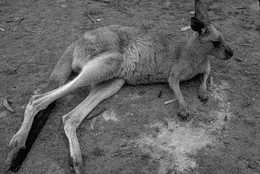
%> input picture Stevens Institute of Technology/3D Vision/canny-edge/kangaroo.pgm, 260 x 174 px, shrunk from 481 x 321 before the run
$ octave CannyEdge.m   (GNU Octave 9; MATLAB toolbox functions it lacks are replaced by stand-ins)
%> lines starting %> are read from the running program, lines starting %| are printed output that depends on the picture


tic


%% Initialization Section

clear
clc
close all

object{1}.filename = 'kangaroo.pgm';
object{2}.filename = 'plane.pgm';
object{3}.filename = 'red.pgm';

for i = 1:3
    object{i}.image = imread (object{i}.filename);
end

sobel_filter_x = [1 2 1]' * [-1 0 1];
sobel_filter_y = [1 0 -1]' * [1 2 1];


%% Problem 1 - Part 1

figure; k = 1;

for i = 1:3
%> this loop made 3 passes; what is shown inside it comes from the first
    im = object{i}.image;
%> im is the input picture: size 174x260 uint8; min 0, max 252, mean 99.5
    for sigma = [1 3 5 7]
        window_size = 6*sigma + 1;
        GF = gausianFilter (window_size, sigma);
        imG = applyFilter (im, GF);
        subplot (3,4,k);
        imshow(imG,[]);
        title (['win = ' num2str(window_size) ...
            '      ,σ = ' num2str(sigma)]);
        k = k + 1;
    end
%> after the loop, k = 5
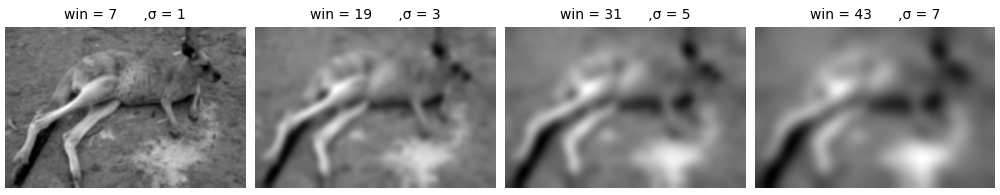
%> figure redrawn from the program's plot data, 4 panels
%> this loop made 3 passes; what is shown inside it comes from the first
end
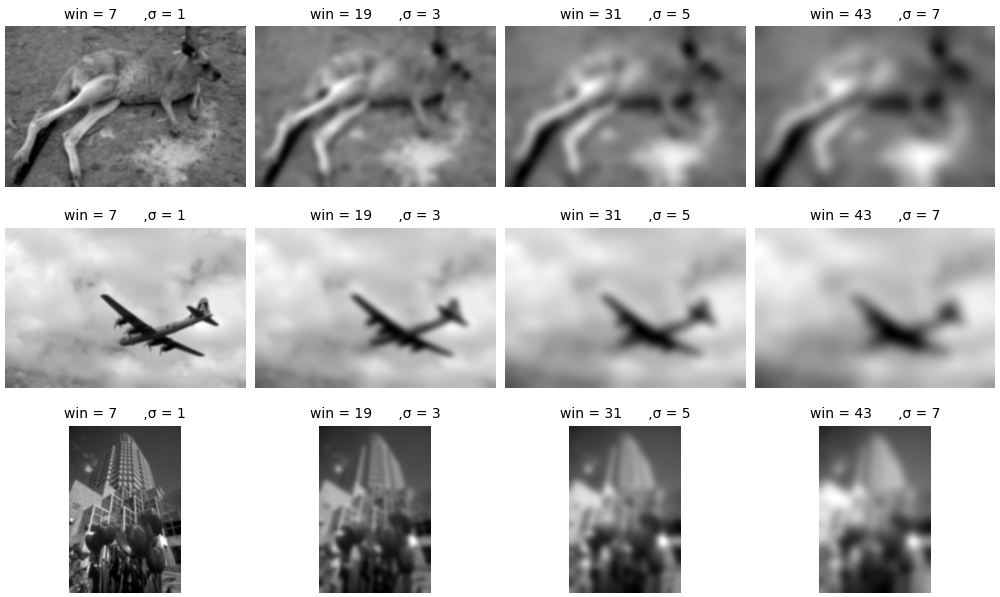
%> figure redrawn from the program's plot data, 12 panels


object{1}.sigma = 1;
object{2}.sigma = 1;
object{3}.sigma = 1;

object{1}.w = 6 * object{1}.sigma + 1;
object{2}.w = 6 * object{2}.sigma + 1;
object{3}.w = 6 * object{2}.sigma + 1;


%% Problem 1 - Part 2

object{1}.high_treshhold = 0.124;
object{2}.high_treshhold = 0.024;
object{3}.high_treshhold = 0.113;

object{1}.low_treshhold = 0.4 * object{1}.high_treshhold;
object{2}.low_treshhold = 0.4 * object{2}.high_treshhold;
object{3}.low_treshhold = 0.4 * object{3}.high_treshhold;

figure;

for n = 1:3

    GF = gausianFilter (object{n}.w, object{n}.sigma);
%> GF = [1.97e-05 0.000239 0.00107 0.00177 0.00107 0.000239 1.97e-05; 0.000239 0.00292 0.0131 0.0216 0.0131 0.00292 0.000239; 0.00107 0.0131 0.0586 0.0966 0.0586 0.0131 0.00107; 0.00177 0.0216 0.0966 0.159 0.0966 0.0216 0.00177; 0.00107 0.0131 0.0586 0.0966 0.0586 0.0131 0.00107; 0.000239 0.00292 0.0131 0.0216 0.0131 0.00292 0.000239; 1.97e-05 0.000239 0.00107 0.00177 0.00107 0.000239 1.97e-05]
    Sx = convFilters (sobel_filter_x, GF);
%> in convFilters, `[H2, W2] = size(F2);`: H2 = 7
%> in convFilters, `CF = applyFilter (F11, F2, 'black');`: CF = [-0.0034 -0.0149 -0.0217 -4.34e-19 0.0217 0.0149 0.0034; -0.0191 -0.0842 -0.122 -8.89e-18 0.122 0.0842 0.0191; -0.0506 -0.223 -0.323 -3.47e-18 0.323 0.223 0.0506; -0.0692 -0.305 -0.442 2.78e-17 0.442 0.305 0.0692; -0.0506 -0.223 -0.323 0 0.323 0.223 0.0506; -0.0191 -0.0842 -0.122 6.94e-18 0.122 0.0842 0.0191; -0.0034 -0.0149 -0.0217 0 0.0217 0.0149 0.0034]
%> Sx has the same summary as CF in convFilters
    Gx = applyFilter (object{n}.image, Sx);
%> in applyFilter (call 6), `filter_size = size (filter);`: filter_size = [7 7]
%> call 6 of addEdges, with size_ = [7 7], type = 'symmetric'
%> in addEdges (call 6), `h = floor (size_./2);`: h = [3 3]
%> in addEdges (call 6), `[H, W] = size (image);`: H = 174; W = 260
%> in addEdges (call 6), `converted_image = zeros (H+2.*h(1), W+2.*h(2));`: converted_image: size 180x266 double; every value is 0
%> in addEdges (call 6), `converted_image (:,1:h(2)) = fliplr(converted_image(:,h(2)+1:2*h(2)));`:
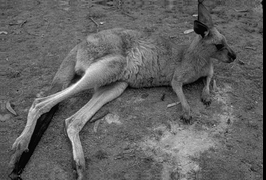
%> converted_image: size 180x266 double; min 0, max 252, mean 98
%> in applyFilter (call 6), `[H, W] = size (image);`: H = 174; W = 260
%> in applyFilter (call 6), `[h, w] = size (filter);`: h = 7
%> in applyFilter (call 6), `h = floor(h/2);`: h = 3
%> after the loop in applyFilter (call 6), `for i = 1:H`:
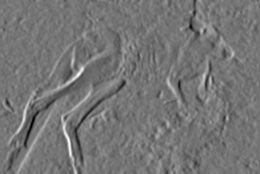
%> converted_iamge: size 174x260 double; min -309.7, max 361.4, mean 0.1; drawn with min black and max white
    Sy = convFilters (sobel_filter_y, GF);
%> Sy = [0.0034 0.0191 0.0506 0.0692 0.0506 0.0191 0.0034; 0.0149 0.0842 0.223 0.305 0.223 0.0842 0.0149; 0.0217 0.122 0.323 0.442 0.323 0.122 0.0217; 0 0 0 0 0 0 0; -0.0217 -0.122 -0.323 -0.442 -0.323 -0.122 -0.0217; -0.0149 -0.0842 -0.223 -0.305 -0.223 -0.0842 -0.0149; -0.0034 -0.0191 -0.0506 -0.0692 -0.0506 -0.0191 -0.0034]
    Gy = applyFilter (object{n}.image, Sy);
%> in applyFilter (call 8), `[H, W] = size (image);`: H = 174; W = 260
%> in applyFilter (call 8), `[h, w] = size (filter);`: h = 7
%> in applyFilter (call 8), `h = floor(h/2);`: h = 3
%> after the loop in applyFilter (call 8), `for i = 1:H`:
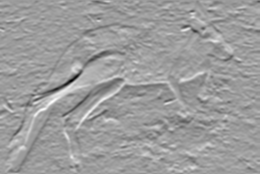
%> converted_iamge: size 174x260 double; min -393.9, max 246.4, mean -0.1; drawn with min black and max white
    G = hypot (Gx, Gy);
    G = G ./ max(G(:));
    object{n}.G = G;
%     prctile (G(:),70)
    GL = G;
    GL (or (GL < object{n}.low_treshhold, GL >= object{n}.high_treshhold)) = 0;
    object{n}.G_low = GL;
    G (G < object{n}.high_treshhold) = 0;
    object{n}.G_high = G;
    object{n}.Ga = atan2 (Gx, Gy);
    subplot (1,3,n);
    imshow (object{n}.G_high, []);

end

% figure;  imshow(object{3}.Ga,[]);


%%

figure;

for n = 1:3
%> this loop made 3 passes; what is shown inside it comes from the first

    image = object{n}.image;
    [H, W] = size (image);
%> H = 174; W = 260
    G = object{n}.G_high;
    Ga = object{n}.Ga ./ pi * 8;
    canny = zeros (H, W);

    for i = 2:H-1
        for j = 2:W-1

            if or( and(Ga(i,j)>=-5, Ga(i,j)<-3), and(Ga(i,j)>=3, Ga(i,j)<5))
                if and(and(G(i,j)>=G(i-1,j), G(i,j)>=G(i+1,j)), G(i,j) ~=0)
                    canny(i,j) = 1;
                end

            elseif or( and(Ga(i,j)>=-1, Ga(i,j)<1), or(Ga(i,j)>=7, Ga(i,j)<-7))
                if and(and(G(i,j)>=G(i,j-1), G(i,j)>=G(i,j+1)), G(i,j) ~=0)
                    canny(i,j) = 1;
                end

            elseif or( and(Ga(i,j)>=-7, Ga(i,j)<-5), and(Ga(i,j)>=1, Ga(i,j)<3))
                if and(and(G(i,j)>=G(i-1,j+1), G(i,j)>=G(i+1,j-1)), G(i,j) ~=0)
                    canny(i,j) = 1;
                end


            elseif or( and(Ga(i,j)>=-3, Ga(i,j)<-1), and(Ga(i,j)>=5, Ga(i,j)<7))
                if and(and(G(i,j)>=G(i-1,j-1), G(i,j)>=G(i+1,j+1)), G(i,j) ~=0)
                    canny(i,j) = 1;
                end

            end
        end
    end
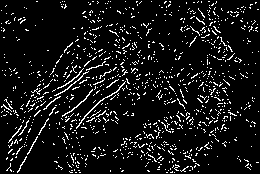
%> canny: size 174x260 double; values 0 (black) and 1 (white), 8.4% white in thin lines or dots

    object{n}.canny = canny;
    subplot (2,3,n);
    imshow(canny);
    subplot (2,3,n+3);
    imshow(edge(image,'canny'))
end
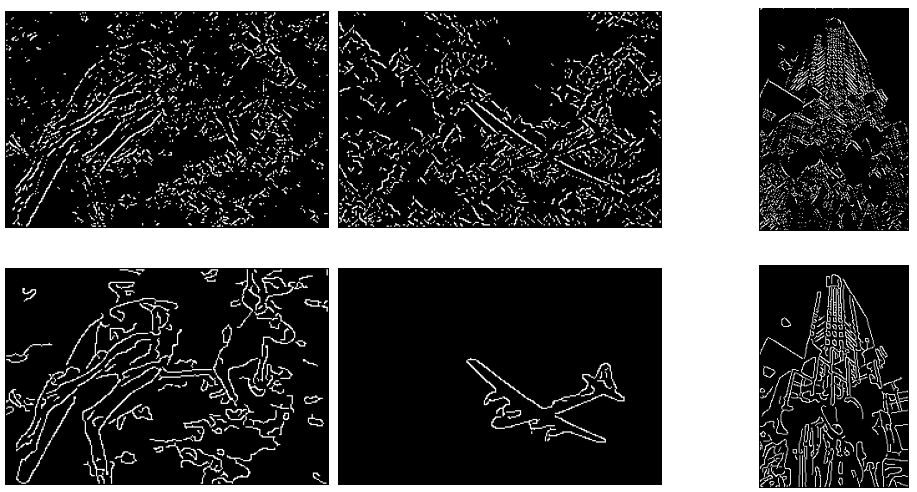
%> figure redrawn from the program's plot data, 6 panels


toc


%% Function Section


% This function produces gaussian filter in given size and sigma
% It's zero mean gaussian distribution
function GF = gausianFilter (window_size_, sigma_)

    if nargin < 2
        sigma_ = 1;
    end

    half_size_ = floor (window_size_./2);

    GF = zeros (window_size_);
    for i = 1:window_size_
        for j = 1:window_size_
            GF(i,j) = exp (-((i-half_size_-1).^2+(j-half_size_-1).^2)./(2.*sigma_.^2)) ...
                ./ (2 .* pi .* sigma_.^2);
        end
    end

    GF = GF ./ sum(GF(:));
end


% This fucntion add edges to the image
% Input arguments are image, edge size, and edge type
% Edge types are black, cirdular, replicate, and symmetric
% Default edge is symmetric

function converted_image = addEdges (image, size_, type)

    if nargin < 3
        type = 'symmetric';
    end

    h = floor (size_./2);
    if size(h,2) == 1
        h(2) = h(1);
    end
    [H, W] = size (image);

    converted_image = zeros (H+2.*h(1), W+2.*h(2));
    converted_image (h(1)+1:H+h(1),h(2)+1:W+h(2)) = image;

    switch lower(type)
        case 'symmetric'
            converted_image (1:h(1),:) = ...
                flipud(converted_image(h(1)+1:2*h(1),:));
            converted_image (H+h(1):H+2*h(1),:) = ...
                flipud(converted_image(H-1:H+h(1)-1,:));
            converted_image (:,1:h(2)) = ...
                fliplr(converted_image(:,h(2)+1:2*h(2)));
            converted_image (:,W+h(2):W+2*h(2)) = ...
                fliplr(converted_image(:,W-1:W+h(2)-1));

        case 'circular'
            converted_image (1:h(1),:) = ...
                converted_image(H+1:H+h(1),:);
            converted_image (H+h(1)+1:H+2*h(1),:) = ...
                converted_image(h(1)+1:2*h(1),:);
            converted_image (:,1:h(2)) = ...
                converted_image(:,W+1:W+h(2));
            converted_image (:,W+h(2)+1:W+2*h(2)) = ...
                converted_image(:,h(2)+1:2*h(2));

        case 'replicate'
            converted_image (1:h(1),:) = ...
                converted_image(h(1)+1:2*h(1),:);
            converted_image (H+h(1)+1:H+2*h(1),:) = ...
                converted_image(H+1:H+h(1),:);
            converted_image (:,1:h(2)) = ...
                converted_image(:,h(2)+1:2*h(2));
            converted_image (:,W+h(2)+1:W+2*h(2)) = ...
                converted_image(:,W+1:W+h(2));
    end

end


function converted_image = removeEdges (image, size_)

    h = floor (size_./2);
    if size(h,2) == 1
        h(2) = h(1);
    end

    converted_image = image;

    converted_image (1:h(1),:) = [];
    converted_image (:,1:h(2)) = [];
    converted_image (end-h(1)+1:end,:) = [];
    converted_image (:,end-h(2)+1:end) = [];

end


function converted_iamge = applyFilter(image, filter, type)

    if nargin < 3
        type = 'symmetric';
    end

    filter_size = size (filter);
    bigger_image = double(addEdges (image, filter_size, type));

    [H, W] = size (image);
    [h, w] = size (filter);
    h = floor(h/2);
    w = floor(w/2);

    converted_iamge = double(image);

    for i = 1:H
        for j = 1:W
            temp = filter .* bigger_image(i:i+2*h, j:j+2*w);
            converted_iamge (i,j) = sum(temp(:));
        end
    end

end


function CF = convFilters (F1, F2)

    [H1, W1] = size(F1);
    [H2, W2] = size(F2);

    H = max(H1, H2);
    W = max(W1, W2);

    F11 = [zeros((H-H1)/2, W1); F1;zeros((H-H1)/2, W1)];
    F22 = [zeros((H-H2)/2, W2); F2;zeros((H-H2)/2, W2)];

    [H1, W1] = size(F11);
    [H2, W2] = size(F22);

    H = max(H1, H2);
    W = max(W1, W2);

    F11 = [zeros(H1, (W-W1)/2) F11 zeros(H1, (W-W1)/2)];
    F22 = [zeros(H2, (W-W2)/2) F22 zeros(H2, (W-W2)/2)];

    CF = applyFilter (F11, F2, 'black');

end
